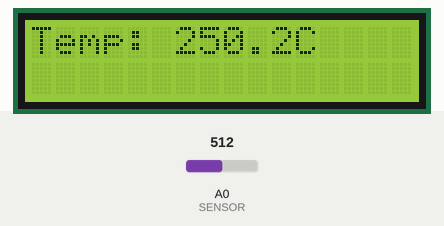
This sketch was run on a simulated Arduino Uno, built with avr-gcc and run on an emulated ATmega328P. On the bench: 16×2 character LCD. The test bench sets the inputs (shaded band); at power-on: A0 (SENSOR) = 512. What the sketch prints to the serial monitor is not drawn.

Above: at 1.2 s.
1.3 s: A0 (SENSOR) set to 211
At 2.9 s:
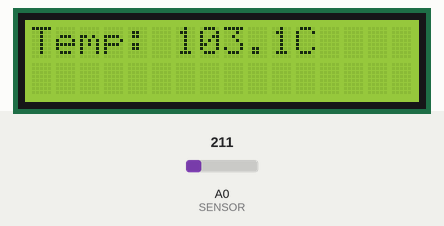
3.6 s: A0 (SENSOR) set to 187
At 5.3 s:
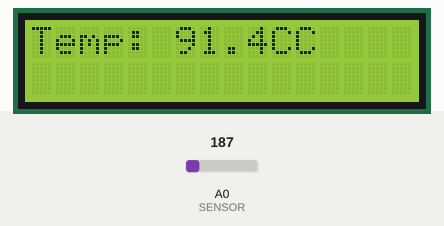
5.6 s: A0 (SENSOR) set to 22
At 6.5 s:
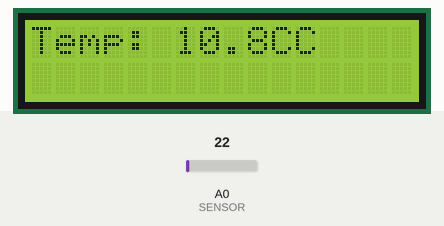
7.6 s: A0 (SENSOR) set to 19
At 8.9 s:
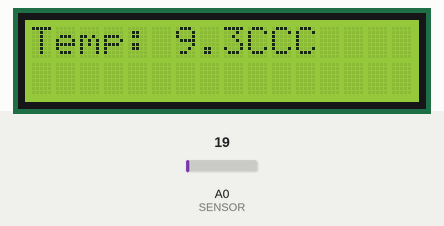
Timing chart, 0 to 10.6 s (numbered marks = the images above; inputs shaded):
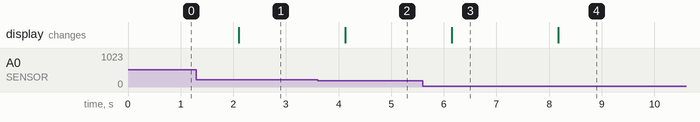

Measured:
- the behaviour switches between 205 and 204 on A0 (SENSOR) (found by bisection; images 1 and 2)
- the behaviour switches between 21 and 20 on A0 (SENSOR) (found by bisection; images 3 and 4)
- after the input at 1.3 s, the display: changes after 0.81 s (image 1)
- after the input at 3.6 s, the display: changes after 0.53 s (image 2)
- after the input at 5.6 s, the display: changes after 0.55 s (image 3)
- after the input at 7.6 s, the display: changes after 0.58 s (image 4)

The sketch:

codigo_lab4.ino
```cpp
#include <LiquidCrystal_I2C.h>      //Importamos libreria LiquidCrystal con I2C
LiquidCrystal_I2C lcd(0x27,16,2);      //Declaramos el I2C con la direccion 0x27, junto con las 16 columnas y 2 filas del LCD

int SENSOR;      // Declaracion de Entero para almacenar informacion de SENSOR
float TEMPERATURA;      //Declaracion de Real para almacenar TEMPERATURA

void setup() {            //Bloque de Declaraciones
  Serial.begin(9600);      //Declaracion de monitor serial
  lcd.init();        //Declaracion de inicializacion LCD
  lcd.backlight();      //Enciende fondo de pantalla LCD
  lcd.clear();          //Inicializacion
}

void loop() {         //Bloque de procesos
  SENSOR = analogRead(A0);        //Variable SENSOR recibe informacion de Pin analogo A0
  TEMPERATURA = ((SENSOR * 5000.0) / 1023) / 10;        //Variable TEMPERATURA transforma el valor del sensor a grados celcius (°C)

  Serial.print("Temperatura: ");         //Imprime "Temperatura: " en monitor serial
  Serial.println(TEMPERATURA,1);        //Imprime valor de TEMPERATURA con un solo numero decimal en el monitor serial

  lcd.setCursor(0,0);        //Selecciona la primera columna de la primera fila para iniciar a escribir texto
  lcd.print("Temp: ");      //Escribe "Temp: " en la pantalla LCD
  lcd.print(TEMPERATURA, 1);      //Escribe el valor de TEMPERATURA con un solo numero decimal en la pantalla LCD
  lcd.print("C");      //Escribe "C" en la pantalla LCD

  //La pantalla LCD mostrara algo como Temp: 29.5C

  delay(1000);      //Tiempo de espera de 1 segundo (1000ms)
}
```
